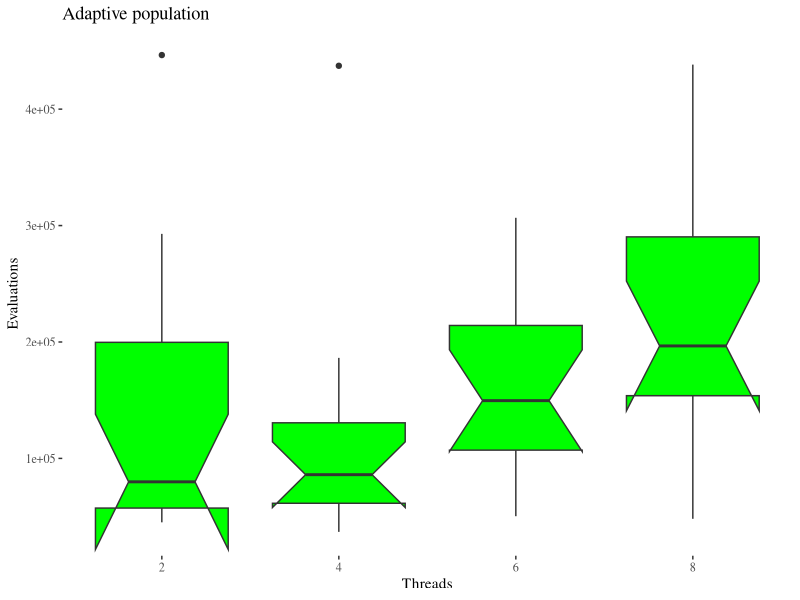
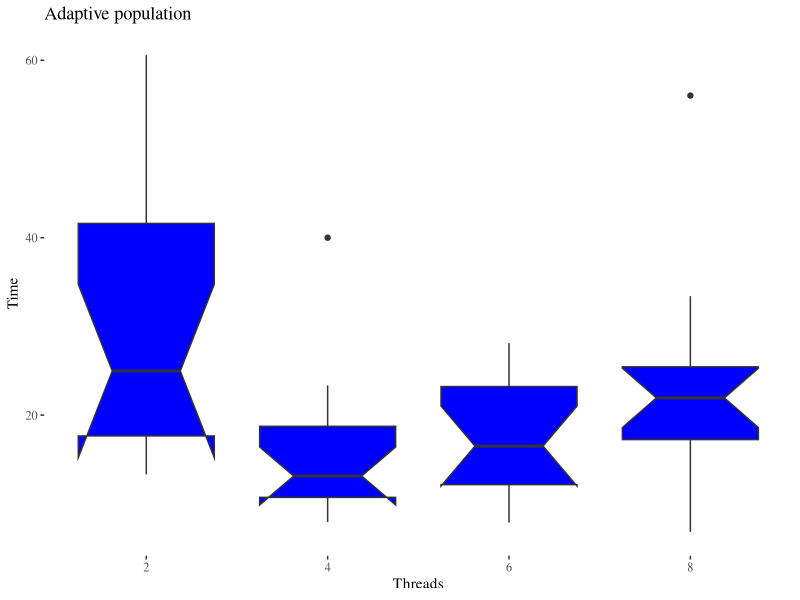
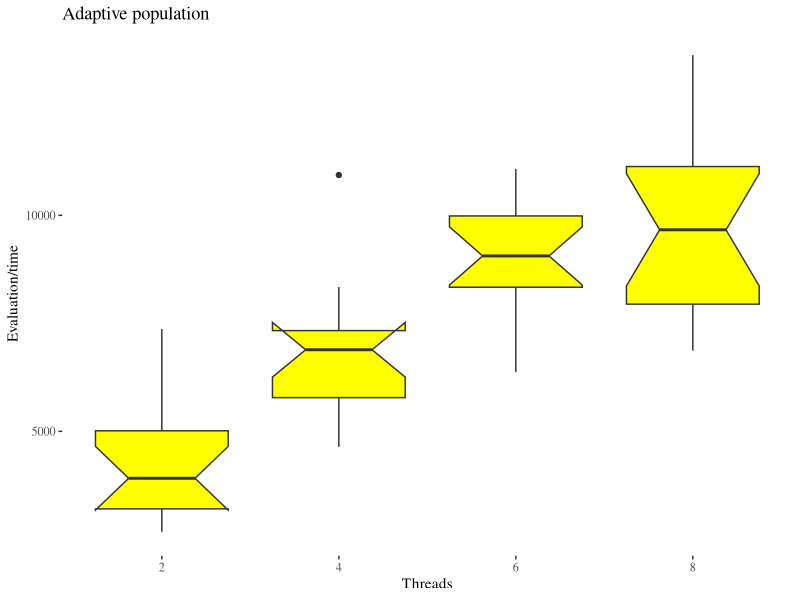

Source code (R) for these figures, in order:
library(ggplot2)
library(ggthemes)


data.freqs.ap.threads <- read.csv('../data/gecco-2019-freqs-ap-threads.csv')

ggplot(data.freqs.ap.threads,aes(x=Threads,y=Evaluations,group=Threads)) + geom_boxplot(fill='green',notch=TRUE)+theme_tufte()+scale_x_continuous(name="Threads",breaks=c(2,4,6,8))+labs(x="Threads",y="Evaluations",title="Adaptive population")

ggplot(data.freqs.ap.threads,aes(x=Threads,y=Time,group=Threads))+geom_boxplot(fill='blue',notch=TRUE)+theme_tufte()+scale_x_continuous(name="Threads",breaks=c(2,4,6,8))+labs(x="Generation.Gap",y="Time",title="Adaptive population")


ggplot(data.freqs.ap.threads,aes(x=Threads,y=Evaluations/Time,group=Threads))+geom_boxplot(fill='yellow',notch=TRUE)+theme_tufte()+scale_x_continuous(name="Threads",breaks=c(2,4,6,8))+labs(x="Generation.Gap",y="Evaluation/time",title="Adaptive population")
